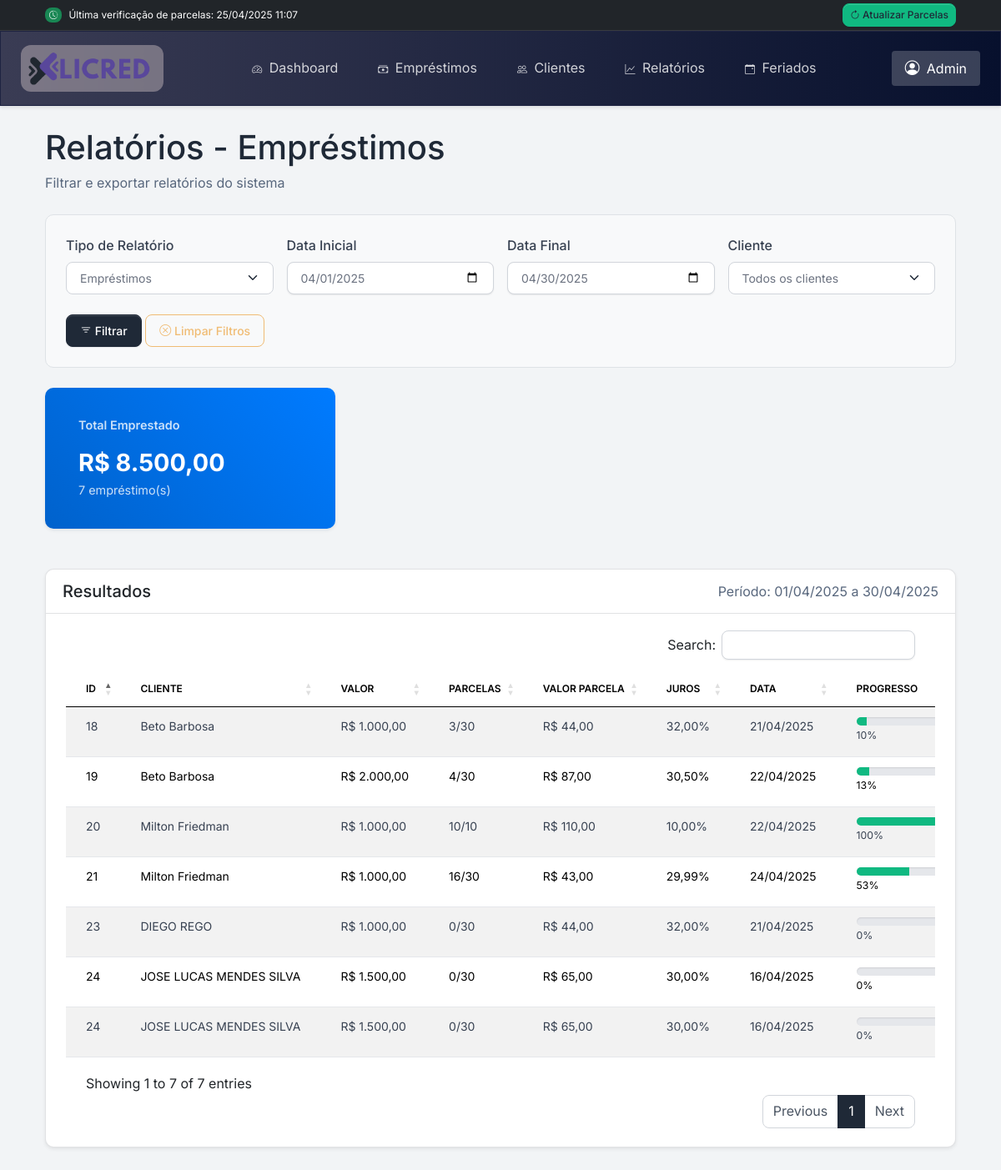
The page /relatorios/index.php (signed in) on the database its author committed.
### tables this page shows
CREATE TABLE IF NOT EXISTS `emprestimos` (
  `id` int(11) NOT NULL AUTO_INCREMENT,
  `cliente_id` int(11) NOT NULL,
  `tipo_de_cobranca` enum('parcelada_comum','reparcelada_com_juros') NOT NULL,
  `valor_emprestado` decimal(10,2) NOT NULL,
  `parcelas` int(11) NOT NULL,
  `valor_parcela` decimal(10,2) DEFAULT NULL,
  `juros_percentual` decimal(5,2) DEFAULT NULL,
  `data_inicio` date NOT NULL,
  `configuracao` longtext NOT NULL COMMENT 'Configurações do empréstimo em formato JSON' CHECK (json_valid(`configuracao`)),
  `data_criacao` timestamp NOT NULL DEFAULT current_timestamp(),
  `data_atualizacao` timestamp NOT NULL DEFAULT current_timestamp() ON UPDATE current_timestamp(),
  `status` varchar(20) NOT NULL DEFAULT 'ativo',
  PRIMARY KEY (`id`),
  KEY `idx_emprestimos_cliente_id` (`cliente_id`),
  KEY `idx_emprestimos_data_inicio` (`data_inicio`),
  CONSTRAINT `emprestimos_ibfk_1` FOREIGN KEY (`cliente_id`) REFERENCES `clientes` (`id`)
);

CREATE TABLE IF NOT EXISTS `clientes` (
  `id` int(11) NOT NULL AUTO_INCREMENT,
  `nome` varchar(150) NOT NULL,
  `cpf` varchar(14) NOT NULL,
  `telefone` varchar(20) NOT NULL,
  `email` varchar(150) DEFAULT NULL,
  `tipo_pessoa` tinyint(1) DEFAULT 1 COMMENT '1 = Física, 2 = Jurídica',
  `cpf_cnpj` varchar(20) DEFAULT NULL,
  `nascimento` date DEFAULT NULL,
  `cep` varchar(10) DEFAULT NULL,
  `endereco` varchar(150) DEFAULT NULL,
  `bairro` varchar(100) DEFAULT NULL,
  `cidade` varchar(100) DEFAULT NULL,
  `estado` varchar(2) DEFAULT NULL,
  `chave_pix` varchar(150) DEFAULT NULL,
  `indicacao` varchar(150) DEFAULT NULL,
  `status` enum('Ativo','Inativo','Alerta','Atenção') DEFAULT 'Ativo',
  `nome_secundario` varchar(150) DEFAULT NULL,
  `telefone_secundario` varchar(20) DEFAULT NULL,
  `endereco_secundario` varchar(150) DEFAULT NULL,
  `observacoes` text DEFAULT NULL,
  `opt_in_whatsapp` tinyint(1) DEFAULT 1 COMMENT 'Consentimento para receber mensagens',
  `ultima_interacao_whatsapp` timestamp NULL DEFAULT NULL COMMENT 'Data da última interação por WhatsApp',
  PRIMARY KEY (`id`)
);

### emprestimos/parcelas/queries_parcelas.php (called while the page is built, shortened)
<?php
function calcularProgressoEmprestimo($conn, $emprestimo_id) {
    $sql = "SELECT COUNT(*) as total_parcelas,
                  SUM(CASE WHEN status = 'pago' THEN 1 ELSE 0 END) as parcelas_pagas,
                  SUM(valor) as valor_total
             FROM parcelas
             WHERE emprestimo_id = ?";
    $stmt = $conn->prepare($sql);
    $stmt->bind_param("i", $emprestimo_id);
    $stmt->execute();
    return $stmt->get_result()->fetch_assoc();
}

### includes/funcoes_data.php (called while the page is built, shortened)
<?php
function formatarData($data) {
    return date('d/m/Y', strtotime($data));
}

### relatorios/index.php (the view, shortened to what this page needs)
<?php
require_once __DIR__ . '/../includes/conexao.php';
require_once __DIR__ . '/../includes/funcoes_data.php';
require_once __DIR__ . '/../emprestimos/parcelas/queries_parcelas.php';
function buscarEmprestimos($conn, $data_inicial, $data_final, $cliente_id = 0) {
    $sql = "
        SELECT
            e.id,
            e.cliente_id,
            c.nome as cliente_nome,
            e.valor_emprestado,
            e.data_inicio,
            e.parcelas,
            e.valor_parcela,
            e.juros_percentual
        FROM
            emprestimos e
        INNER JOIN
            clientes c ON e.cliente_id = c.id
        WHERE
            e.data_inicio BETWEEN ? AND ?
    ";
    $params = [$data_inicial, $data_final];
    $tipos = 'ss';
    $sql .= " ORDER BY e.data_inicio DESC";
    $stmt = $conn->prepare($sql);
    $stmt->bind_param($tipos, ...$params);
    $stmt->execute();
    $result = $stmt->get_result();
    $emprestimos = [];
    while ($row = $result->fetch_assoc()) {
        $emprestimos[] = $row;
    }
    return $emprestimos;
}
$data_inicial = isset($_GET['data_inicial']) ? $_GET['data_inicial'] : date('Y-m-01');
$data_final = isset($_GET['data_final']) ? $_GET['data_final'] : date('Y-m-t');
$tipo_relatorio = isset($_GET['tipo']) ? $_GET['tipo'] : 'emprestimos';
$cliente_id = isset($_GET['cliente_id']) ? (int)$_GET['cliente_id'] : 0;
$data_inicial_formatada = formatarData($data_inicial);
$data_final_formatada = formatarData($data_final);
$emprestimos = [];
$totais = [
    'emprestimos' => 0,
    'pagamentos' => 0,
    'vencidas' => 0,
    'pagas' => 0,
    'pendente' => 0,
    'atrasado' => 0,
    'pago' => 0
];
if ($tipo_relatorio == 'emprestimos') {
    $emprestimos = buscarEmprestimos($conn, $data_inicial, $data_final, $cliente_id);
    foreach ($emprestimos as &$emp) {
        $progresso = calcularProgressoEmprestimo($conn, $emp['id']);
        $emp['total_parcelas'] = $progresso['total_parcelas'];
        $emp['parcelas_pagas'] = $progresso['parcelas_pagas'];
        $emp['valor_total'] = $progresso['valor_total'];
        $emp['progresso'] = $emp['total_parcelas'] > 0 ?
                          round(($emp['parcelas_pagas'] / $emp['total_parcelas']) * 100) : 0;
        $totais['emprestimos'] += $emp['valor_emprestado'];
    }
}
elseif ($tipo_relatorio == 'pagamentos') {
    $pagamentos = buscarPagamentos($conn, $data_inicial, $data_final, $cliente_id);
    foreach ($pagamentos as $pag) {
        $totais['pagamentos'] += $pag['valor_pago'] ?? $pag['valor'];
    }
}
$titulo_pagina = "Relatórios - " . ($tipo_relatorio == 'emprestimos' ? 'Empréstimos' :
                                  ($tipo_relatorio == 'pagamentos' ? 'Pagamentos' : 'Parcelas'));
?>
<!DOCTYPE html>
<html lang="pt-br">
<head>
    <?php require_once __DIR__ . '/../includes/head.php'; ?>
    <link rel="stylesheet" type="text/css" href="https://cdn.datatables.net/1.11.5/css/dataTables.bootstrap5.min.css">
    <link rel="stylesheet" type="text/css" href="https://cdn.datatables.net/buttons/2.2.2/css/buttons.bootstrap5.min.css">
</head>
<body>
    <?php require_once __DIR__ . '/../includes/navbar.php'; ?>
    <div class="container py-4">
        <div class="row mb-4 align-items-center">
            <div class="col-md-6">
                <h1 class="mb-1"><?= $titulo_pagina ?></h1>
                <p class="text-muted mb-0">Filtrar e exportar relatórios do sistema</p>
            </div>
        </div>
        <div class="filters-card no-print">
            <form method="GET" action="">
                <div class="row g-3">
                    <div class="col-md-3">
                        <label for="tipo" class="form-label">Tipo de Relatório</label>
                        <select name="tipo" id="tipo" class="form-select" required>
                            <option value="emprestimos" <?= $tipo_relatorio == 'emprestimos' ? 'selected' : '' ?>>Empréstimos</option>
                        </select>
                    </div>
                    <div class="col-md-3">
                        <label for="data_inicial" class="form-label">Data Inicial</label>
                        <input type="date" class="form-control" id="data_inicial" name="data_inicial" value="<?= $data_inicial ?>" required>
                    </div>
                    <div class="col-md-3">
                        <label for="data_final" class="form-label">Data Final</label>
                        <input type="date" class="form-control" id="data_final" name="data_final" value="<?= $data_final ?>" required>
                    </div>
                    <div class="col-md-3">
                        <label for="cliente_id" class="form-label">Cliente</label>
                        <select name="cliente_id" id="cliente_id" class="form-select">
                            <option value="">Todos os clientes</option>
                        </select>
                    </div>
                    <div class="col-12 mt-4">
                        <button type="submit" class="btn btn-primary">
                            <i class="bi bi-filter"></i> Filtrar
                        </button>
                        <button type="button" class="btn btn-outline-secondary" onclick="limparFiltros()">
                            <i class="bi bi-x-circle"></i> Limpar Filtros
                        </button>
                    </div>
                </div>
            </form>
        </div>
        <div class="row mb-4">
            <?php if ($tipo_relatorio == 'emprestimos'): ?>
                <div class="col-md-4">
                    <div class="card total-card">
                        <div class="card-body">
                            <h6 class="card-title">Total Emprestado</h6>
                            <div class="value">R$ <?= number_format($totais['emprestimos'], 2, ',', '.') ?></div>
                            <div class="count"><?= count($emprestimos) ?> empréstimo(s)</div>
                        </div>
                    </div>
                </div>
            <?php endif; ?>
        </div>
        <div class="card">
            <div class="card-header d-flex justify-content-between align-items-center">
                <h5 class="card-title mb-0">Resultados</h5>
                <span class="text-muted">Período: <?= $data_inicial_formatada ?> a <?= $data_final_formatada ?></span>
            </div>
            <div class="card-body">
                <?php if ($tipo_relatorio == 'emprestimos'): ?>
                    <div class="table-responsive">
                        <table class="table table-striped datatable">
                            <thead>
                                <tr>
                                    <th>ID</th>
                                    <th>Cliente</th>
                                    <th>Valor</th>
                                    <th>Parcelas</th>
                                    <th>Valor Parcela</th>
                                    <th>Juros</th>
                                    <th>Data</th>
                                    <th>Progresso</th>
                                </tr>
                            </thead>
                            <tbody>
                                <?php foreach ($emprestimos as $emp): ?>
                                <tr>
                                    <td><?= $emp['id'] ?></td>
                                    <td><?= htmlspecialchars($emp['cliente_nome']) ?></td>
                                    <td>R$ <?= number_format($emp['valor_emprestado'], 2, ',', '.') ?></td>
                                    <td><?= $emp['parcelas_pagas'] ?>/<?= $emp['parcelas'] ?></td>
                                    <td>R$ <?= number_format($emp['valor_parcela'], 2, ',', '.') ?></td>
                                    <td><?= number_format($emp['juros_percentual'], 2, ',', '.') ?>%</td>
                                    <td><?= date('d/m/Y', strtotime($emp['data_inicio'])) ?></td>
                                    <td>
                                        <div class="progress" style="height: 10px;">
                                            <div class="progress-bar bg-success" role="progressbar"
                                                 style="width: <?= $emp['progresso'] ?>%;"
                                                 aria-valuenow="<?= $emp['progresso'] ?>"
                                                 aria-valuemin="0"
                                                 aria-valuemax="100"></div>
                                        </div>
                                        <small><?= $emp['progresso'] ?>%</small>
                                    </td>
                                </tr>
                                <?php endforeach; ?>
                            </tbody>
                        </table>
                    </div>
                <?php endif; ?>
            </div>
        </div>
    </div>
</body>
</html>

### assets/css/estilo.css (style rules this page uses)
:root { --bg-blue-dark: linear-gradient(to right, rgb(58 60 84), rgb(7 16 45)); --border-blue-dark: 1px solid rgb(30 35 65); --bg-blue-light: linear-gradient(to right, rgb(160 190 240), rgb(40 70 120)); --border-blue-light: 1px solid rgb(50 90 140); --bg-purple: linear-gradient(to right, rgb(138 43 226), rgb(60 0 100)); --border-purple: 1px solid rgb(90 20 130); --bg-pink: linear-gradient(to right, rgb(255 182 193), rgb(180 60 100)); --border-pink: 1px solid rgb(190 80 110); --bg-orange: linear-gradient(to right, rgb(255 200 100), rgb(180 80 0)); --border-orange: 1px solid rgb(190 100 20); --bg-green: linear-gradient(to right, rgb(80 130 80), rgb(30 70 30)); --border-green: 1px solid rgb(40 90 40); --bg-green-teal: linear-gradient(to right, rgb(64 224 208), rgb(0 80 80)); --border-green-teal: 1px solid rgb(20 100 100); --bg-red: linear-gradient(to right, rgb(150 30 30), rgb(70 0 0)); --border-red: 1px solid rgb(90 10 10); --bg-gray: linear-gradient(to right, rgb(120 120 120), rgb(50 50 50)); --border-gray: 1px solid rgb(70 70 70); --bg-black-soft: linear-gradient(to right, rgb(50 50 50), rgb(10 10 10)); --border-black-soft: 1px solid rgb(30 30 30); }
.table th, .table td { padding: 0.5rem; font-size: 0.9rem; }

### relatorios/index.php (style rules this page uses)
.card { border-radius: 10px; box-shadow: 0 0.125rem 0.25rem rgba(0,0,0,.075); margin-bottom: 1.5rem; }
.card-header { border-radius: 10px 10px 0 0; background-color: #f8f9fa; padding: 0.8rem 1.25rem; }
.filters-card { background-color: #f8f9fa; border: 1px solid #dee2e6; border-radius: 10px; padding: 1.5rem; margin-bottom: 1.5rem; }
.total-card { background: linear-gradient(45deg, #0062cc, #007bff); color: white; border: none; padding: 1rem; }
.total-card .card-title { font-size: 0.9rem; font-weight: 600; opacity: 0.8; }
.total-card .value { font-size: 1.8rem; font-weight: 700; }
.total-card .count { opacity: 0.8; font-size: 0.9rem; }

### rows shown on the page
emprestimos: id "21", cliente.nome "Milton Friedman", valor_emprestado "1.000,00", parcelas_pagas "16", parcelas "30", valor_parcela "43,00", juros_percentual "29,99", data_inicio "24/04/2025", progresso "53"
emprestimos: id "20", cliente.nome "Milton Friedman", valor_emprestado "1.000,00", parcelas "10", valor_parcela "110,00", juros_percentual "10,00", data_inicio "22/04/2025", progresso "100"
emprestimos: id "19", cliente.nome "Beto Barbosa", valor_emprestado "2.000,00", parcelas_pagas "4", parcelas "30", valor_parcela "87,00", juros_percentual "30,50", data_inicio "22/04/2025", progresso "13"
emprestimos: id "23", cliente.nome "DIEGO REGO", valor_emprestado "1.000,00", parcelas_pagas "0", parcelas "30", valor_parcela "44,00", juros_percentual "32,00", data_inicio "21/04/2025", progresso "0"
emprestimos: id "18", cliente.nome "Beto Barbosa", valor_emprestado "1.000,00", parcelas_pagas "3", parcelas "30", valor_parcela "44,00", juros_percentual "32,00", data_inicio "21/04/2025", progresso "10"
emprestimos: id "24", cliente.nome "JOSE LUCAS MENDES SILVA", valor_emprestado "1.500,00", parcelas_pagas "0", parcelas "30", valor_parcela "65,00", juros_percentual "30,00", data_inicio "16/04/2025", progresso "0"

### other values the page prints
$data_hora_verificacao "25/04/2025 11:07"
$titulo_pagina "Relatórios - Empréstimos"
$totais['emprestimos'] "8.500,00"
count($emprestimos) "7"
$data_inicial_formatada "01/04/2025"
$data_final_formatada "30/04/2025"
